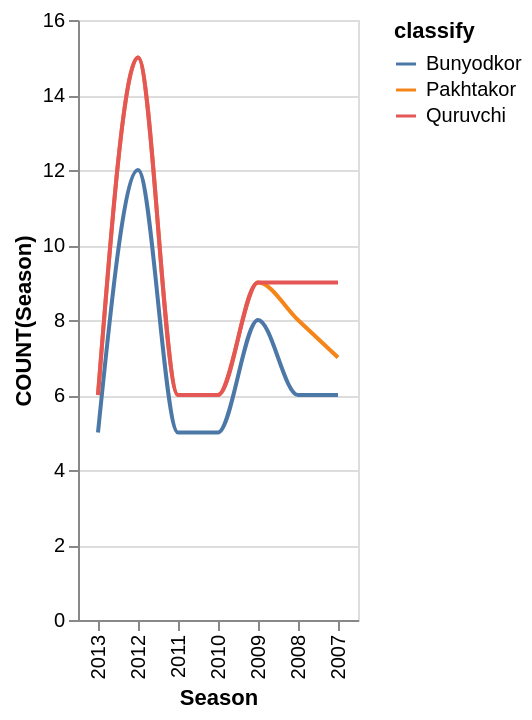

Write the Vega-Lite specification saved for this chart.
### Vega-Lite specification from a JSON file in a GitHub repository (floating-point values rounded to 4 significant figures)
{"data": {"values": [{"x_data": "2013", "y_data": 5, "classify": "Bunyodkor"}, {"x_data": "2012", "y_data": 12, "classify": "Bunyodkor"}, {"x_data": "2011", "y_data": 5, "classify": "Bunyodkor"}, {"x_data": "2010", "y_data": 5, "classify": "Bunyodkor"}, {"x_data": "2009", "y_data": 8, "classify": "Bunyodkor"}, {"x_data": "2008", "y_data": 6, "classify": "Bunyodkor"}, {"x_data": "2007", "y_data": 6, "classify": "Bunyodkor"}, {"x_data": "2013", "y_data": 6, "classify": "Pakhtakor"}, {"x_data": "2012", "y_data": 15, "classify": "Pakhtakor"}, {"x_data": "2011", "y_data": 6, "classify": "Pakhtakor"}, {"x_data": "2010", "y_data": 6, "classify": "Pakhtakor"}, {"x_data": "2009", "y_data": 9, "classify": "Pakhtakor"}, {"x_data": "2008", "y_data": 8, "classify": "Pakhtakor"}, {"x_data": "2007", "y_data": 7, "classify": "Pakhtakor"}, {"x_data": "2013", "y_data": 6, "classify": "Quruvchi"}, {"x_data": "2012", "y_data": 15, "classify": "Quruvchi"}, {"x_data": "2011", "y_data": 6, "classify": "Quruvchi"}, {"x_data": "2010", "y_data": 6, "classify": "Quruvchi"}, {"x_data": "2009", "y_data": 9, "classify": "Quruvchi"}, {"x_data": "2008", "y_data": 9, "classify": "Quruvchi"}, {"x_data": "2007", "y_data": 9, "classify": "Quruvchi"}]}, "mark": {"type": "line", "interpolate": "monotone"}, "encoding": {"x": {"field": "x_data", "type": "nominal", "title": "Season", "sort": "descending"}, "y": {"field": "y_data", "type": "quantitative", "title": "COUNT(Season)"}, "color": {"field": "classify"}}}
